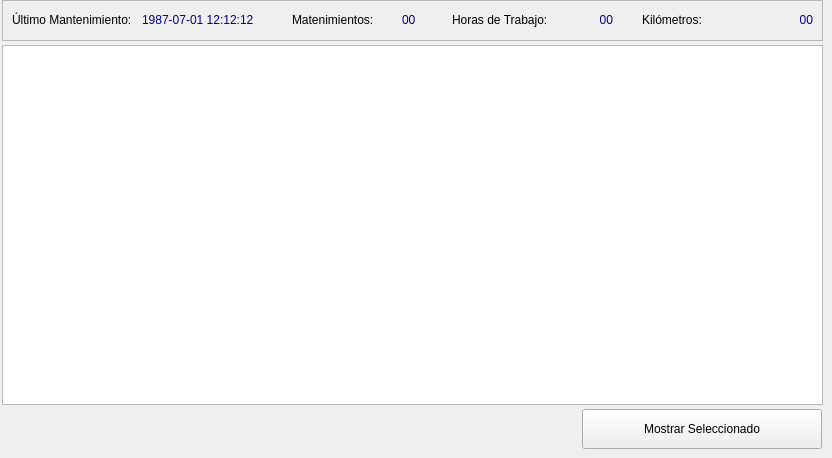
    <widget class="QWidget" name="tab">
     <attribute name="icon">
      <iconset resource="polaris.qrc">
       <normaloff>:/Icons/icons/aceite.png</normaloff>:/Icons/icons/aceite.png</iconset>
     </attribute>
     <attribute name="title">
      <string>Mantenimientos</string>
     </attribute>
     <widget class="QTableWidget" name="tbl_mantenimientos">
      <property name="geometry">
       <rect>
        <x>2</x>
        <y>45</y>
        <width>821</width>
        <height>360</height>
       </rect>
      </property>
      <property name="toolTip">
       <string/>
      </property>
     </widget>
     <widget class="QFrame" name="frame_3">
      <property name="geometry">
       <rect>
        <x>2</x>
        <y>0</y>
        <width>821</width>
        <height>41</height>
       </rect>
      </property>
      <property name="frameShape">
       <enum>QFrame::StyledPanel</enum>
      </property>
      <property name="frameShadow">
       <enum>QFrame::Raised</enum>
      </property>
      <widget class="QLabel" name="lbl_mantenimientosa">
       <property name="geometry">
        <rect>
         <x>290</x>
         <y>10</y>
         <width>110</width>
         <height>20</height>
        </rect>
       </property>
       <property name="text">
        <string>Matenimientos:</string>
       </property>
      </widget>
      <widget class="QLabel" name="lbl_ultimo_mantenimientoa">
       <property name="geometry">
        <rect>
         <x>10</x>
         <y>10</y>
         <width>131</width>
         <height>20</height>
        </rect>
       </property>
       <property name="text">
        <string>Último Mantenimiento:</string>
       </property>
      </widget>
      <widget class="QLabel" name="lbl_ultimo_mantenimientob">
       <property name="geometry">
        <rect>
         <x>140</x>
         <y>10</y>
         <width>151</width>
         <height>20</height>
        </rect>
       </property>
       <property name="toolTip">
        <string>Fecha de Registro en el sistema</string>
       </property>
       <property name="text">
        <string>&lt;html&gt;&lt;head/&gt;&lt;body&gt;&lt;p&gt;&lt;span style=&quot; color:#00007f;&quot;&gt;1987-07-01 12:12:12&lt;/span&gt;&lt;/p&gt;&lt;/body&gt;&lt;/html&gt;</string>
       </property>
      </widget>
      <widget class="QLabel" name="lbl_mantenimientosb">
       <property name="geometry">
        <rect>
         <x>400</x>
         <y>10</y>
         <width>40</width>
         <height>20</height>
        </rect>
       </property>
       <property name="toolTip">
        <string>Numero de mantenimientos</string>
       </property>
       <property name="text">
        <string>&lt;html&gt;&lt;head/&gt;&lt;body&gt;&lt;p&gt;&lt;span style=&quot; color:#00007f;&quot;&gt;00&lt;/span&gt;&lt;/p&gt;&lt;/body&gt;&lt;/html&gt;</string>
       </property>
      </widget>
      <widget class="QLabel" name="lbl_horas_de_trabajo_mantenimientob">
       <property name="geometry">
        <rect>
         <x>550</x>
         <y>10</y>
         <width>61</width>
         <height>20</height>
        </rect>
       </property>
       <property name="toolTip">
        <string>Horas de trabajo del vehiculo</string>
       </property>
       <property name="text">
        <string>&lt;html&gt;&lt;head/&gt;&lt;body&gt;&lt;p align=&quot;right&quot;&gt;&lt;span style=&quot; color:#00007f;&quot;&gt;00&lt;/span&gt;&lt;/p&gt;&lt;/body&gt;&lt;/html&gt;</string>
       </property>
      </widget>
      <widget class="QLabel" name="lbl_horas_de_trabajo_mantenimientoa">
       <property name="geometry">
        <rect>
         <x>450</x>
         <y>10</y>
         <width>120</width>
         <height>20</height>
        </rect>
       </property>
       <property name="text">
        <string>Horas de Trabajo:</string>
       </property>
      </widget>
      <widget class="QLabel" name="lbl_kilometrosb">
       <property name="geometry">
        <rect>
         <x>730</x>
         <y>10</y>
         <width>81</width>
         <height>20</height>
        </rect>
       </property>
       <property name="toolTip">
        <string>Kilometraje recorrido del vehiculo</string>
       </property>
       <property name="text">
        <string>&lt;html&gt;&lt;head/&gt;&lt;body&gt;&lt;p align=&quot;right&quot;&gt;&lt;span style=&quot; color:#00007f;&quot;&gt;00&lt;/span&gt;&lt;/p&gt;&lt;/body&gt;&lt;/html&gt;</string>
       </property>
      </widget>
      <widget class="QLabel" name="lbl_kilometrosa">
       <property name="geometry">
        <rect>
         <x>640</x>
         <y>10</y>
         <width>80</width>
         <height>20</height>
        </rect>
       </property>
       <property name="text">
        <string>Kilómetros:</string>
       </property>
      </widget>
     </widget>
     <widget class="QPushButton" name="btn_mostrar_mantenimientos">
      <property name="geometry">
       <rect>
        <x>582</x>
        <y>409</y>
        <width>240</width>
        <height>40</height>
       </rect>
      </property>
      <property name="text">
       <string>Mostrar Seleccionado</string>
      </property>
      <property name="icon">
       <iconset>
        <normalon>:/Icons/icons/apply.png</normalon>
       </iconset>
      </property>
     </widget>
    </widget>
